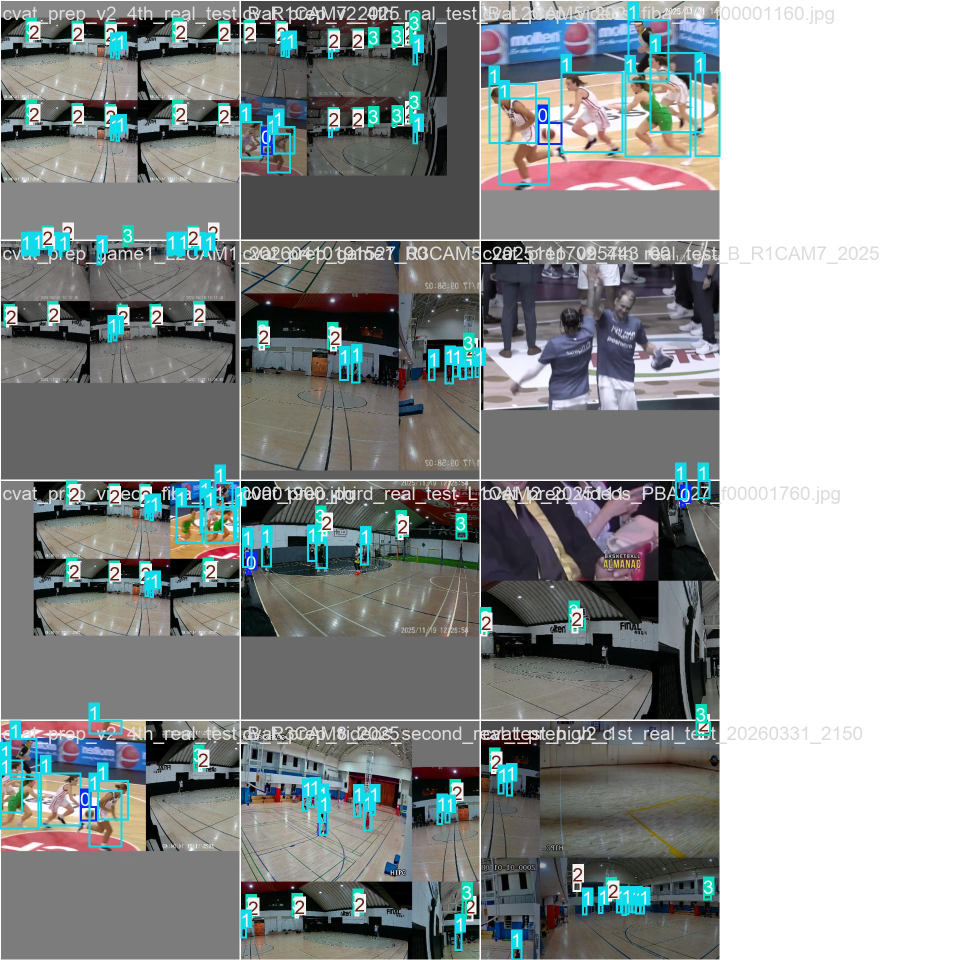
#> input picture runs/detect/bbox_v8_phase1_resume-2/train_batch0.jpg, 1920 x 1920 px (shown at 1/2 size)
$ python -i feature_matching_utils.py   (imports and definitions only)
#> lines starting #> are read from the running program, lines starting #| are printed output that depends on the picture
#> further down, picture is the input picture: shape (1920, 1920, 3); mean B, G, R 148.8, 149, 144.6
# -*- coding: utf-8 -*-
"""
COURTVIEW - AI 농구 분석 플랫폼

모듈: utils
파일: feature_matching_utils.py
설명: 특징점 검출 및 매칭 유틸리티
      - 다중 검출기 지원 (ORB, SIFT, AKAZE, BRISK)
      - 디스크립터 매칭 (BF, FLANN)
      - 비율 테스트 (Lowe's ratio) 필터링
      - 에피폴라 제약 기반 매칭 필터
      - 호모그래피 기반 인라이어 필터
      - 매칭 품질 메트릭 및 통계

작성자: SPOIN_COURTVIEW
최종 수정: 2026-03-16
버전: 1.0.0

주요 기능:
    - 4가지 특징점 검출기 통합 인터페이스 (ORB/SIFT/AKAZE/BRISK)
    - BruteForce / FLANN 매칭 전략
    - Lowe's ratio test 필터링 (default 0.75)
    - 에피폴라 제약 + 호모그래피 기반 이중 필터
    - 교차 검증 (cross-check) 매칭
    - 매칭 신뢰도 및 분포 통계
    - 순수 OpenCV + NumPy 구현

사용 예시:
    >>> from utils.feature_matching_utils import (
    ...     DetectorType, detect_keypoints,
    ...     match_descriptors, filter_matches_ratio,
    ... )
    >>> import numpy as np
    >>> image = np.random.randint(0, 255, (480, 640), dtype=np.uint8)
    >>> result = detect_keypoints(image, DetectorType.ORB)
    >>> result.num_keypoints > 0
    True
"""

from __future__ import annotations

# === 표준 라이브러리 ===
import math
from dataclasses import dataclass, field
from enum import Enum, unique

# === 서드파티 라이브러리 ===
import cv2
import numpy as np
from numpy.typing import NDArray

# === 로거 설정 ===
import logging

logger = logging.getLogger(__name__)


# =============================================================================
# 상수 정의
# =============================================================================

# 부동소수점 비교용 임계값
_EPSILON: float = 1e-10

# Lowe's ratio test 기본 임계값
DEFAULT_RATIO_THRESHOLD: float = 0.75

# 교차 검증 활성화 기본값
DEFAULT_CROSS_CHECK: bool = False

# ORB 기본 특징점 수
DEFAULT_ORB_FEATURES: int = 2000

# SIFT 기본 특징점 수
DEFAULT_SIFT_FEATURES: int = 2000

# AKAZE 기본 임계값
DEFAULT_AKAZE_THRESHOLD: float = 0.001

# BRISK 기본 임계값
DEFAULT_BRISK_THRESHOLD: int = 30

# RANSAC 호모그래피 임계값 (픽셀)
DEFAULT_HOMOGRAPHY_THRESHOLD: float = 3.0

# 에피폴라 거리 기본 임계값 (픽셀)
DEFAULT_EPIPOLAR_THRESHOLD: float = 2.0

# 최소 매칭 수 (유효 매칭 판별)
MIN_GOOD_MATCHES: int = 10

# 배치 최대 크기
_MAX_BATCH_SIZE: int = 50_000

# FLANN 인덱스 파라미터
_FLANN_INDEX_KDTREE: int = 1
_FLANN_INDEX_LSH: int = 6
_FLANN_KDTREE_TREES: int = 5
_FLANN_LSH_TABLE_NUMBER: int = 12
_FLANN_LSH_KEY_SIZE: int = 20
_FLANN_LSH_MULTI_PROBE: int = 2
_FLANN_SEARCH_CHECKS: int = 50


# =============================================================================
# Enum 정의
# =============================================================================

@unique
class DetectorType(Enum):
    """특징점 검출기 유형."""

    ORB = "orb"       # Oriented FAST and Rotated BRIEF
    SIFT = "sift"     # Scale-Invariant Feature Transform
    AKAZE = "akaze"   # Accelerated KAZE
    BRISK = "brisk"   # Binary Robust Invariant Scalable Keypoints


@unique
class MatcherType(Enum):
    """디스크립터 매칭 전략."""

    BRUTE_FORCE = "brute_force"   # 전수 비교
    FLANN = "flann"               # Fast Library for Approximate Nearest Neighbors


@unique
class DescriptorNorm(Enum):
    """디스크립터 거리 메트릭."""

    L2 = "l2"             # L2 norm (SIFT 등 float 디스크립터)
    HAMMING = "hamming"   # 해밍 거리 (ORB, BRISK 등 바이너리 디스크립터)


# =============================================================================
# 데이터 클래스
# =============================================================================

@dataclass(slots=True)
class KeypointInfo:
    """
    단일 특징점 정보.

    Attributes:
        x: x좌표 (픽셀)
        y: y좌표 (픽셀)
        size: 특징점 크기 (직경)
        angle: 방향 (도)
        response: 반응 강도
        octave: 옥타브 (스케일 레벨)
    """

    x: float
    y: float
    size: float
    angle: float
    response: float
    octave: int

    # [5 lines left out: function __repr__, not called in this run]


@dataclass(slots=True)
class DetectionResult:
    """
    특징점 검출 결과.

    Attributes:
        keypoints: OpenCV KeyPoint 목록 (cv2.KeyPoint)
        descriptors: 디스크립터 행렬 (N×D)
        detector_type: 사용된 검출기
        num_keypoints: 검출된 특징점 수
    """

    keypoints: list[cv2.KeyPoint]
    descriptors: NDArray | None
    detector_type: DetectorType
    num_keypoints: int

    # [27 lines left out: functions __repr__, get_points, get_keypoint_info, not called in this run]


@dataclass(slots=True)
class MatchPair:
    """
    단일 매칭 쌍.

    Attributes:
        query_idx: 쿼리 디스크립터 인덱스
        train_idx: 훈련 디스크립터 인덱스
        distance: 매칭 거리
        ratio: 비율 테스트 값 (best/second-best)
    """

    query_idx: int
    train_idx: int
    distance: float
    ratio: float = 0.0

    # [5 lines left out: function __repr__, not called in this run]


@dataclass(slots=True)
class MatchResult:
    """
    디스크립터 매칭 결과.

    Attributes:
        matches: 매칭 쌍 목록
        num_matches: 총 매칭 수
        matcher_type: 사용된 매칭 전략
        pts1: 매칭된 점 좌표 (쿼리 이미지)
        pts2: 매칭된 점 좌표 (훈련 이미지)
    """

    matches: list[MatchPair]
    num_matches: int
    matcher_type: MatcherType
    pts1: NDArray[np.float64]
    pts2: NDArray[np.float64]

    # [5 lines left out: function __repr__, not called in this run]


@dataclass(slots=True)
class MatchQuality:
    """
    매칭 품질 통계.

    Attributes:
        num_total: 총 매칭 수
        num_good: 좋은 매칭 수 (ratio test 통과)
        num_inliers: 인라이어 수 (기하 검증 통과)
        inlier_ratio: 인라이어 비율
        mean_distance: 평균 매칭 거리
        std_distance: 거리 표준편차
        median_distance: 거리 중앙값
        confidence: 매칭 신뢰도 (0~1)
    """

    num_total: int
    num_good: int
    num_inliers: int
    inlier_ratio: float
    mean_distance: float
    std_distance: float
    median_distance: float
    confidence: float

    # [6 lines left out: function __repr__, not called in this run]


# =============================================================================
# 내부 헬퍼 함수
# =============================================================================

def _create_detector(
    detector_type: DetectorType,
    max_features: int = DEFAULT_ORB_FEATURES,
) -> cv2.Feature2D:
    """검출기 인스턴스 생성."""
    if detector_type == DetectorType.ORB:
        return cv2.ORB_create(nfeatures=max_features)
    elif detector_type == DetectorType.SIFT:
        return cv2.SIFT_create(nfeatures=max_features)
    elif detector_type == DetectorType.AKAZE:
        return cv2.AKAZE_create(threshold=DEFAULT_AKAZE_THRESHOLD)
    elif detector_type == DetectorType.BRISK:
        return cv2.BRISK_create(thresh=DEFAULT_BRISK_THRESHOLD)
    else:
        raise ValueError(f"지원하지 않는 검출기: {detector_type}")


# [31 lines left out: functions _get_descriptor_norm, _create_bf_matcher, _create_flann_matcher, not called in this run]


def _to_gray(image: NDArray[np.uint8]) -> NDArray[np.uint8]:
    """이미지를 그레이스케일로 변환 (이미 그레이면 그대로)."""
    if image.ndim == 2:
        return image
    if image.ndim == 3 and image.shape[2] == 1:
        return image[:, :, 0]
    return cv2.cvtColor(image, cv2.COLOR_BGR2GRAY)
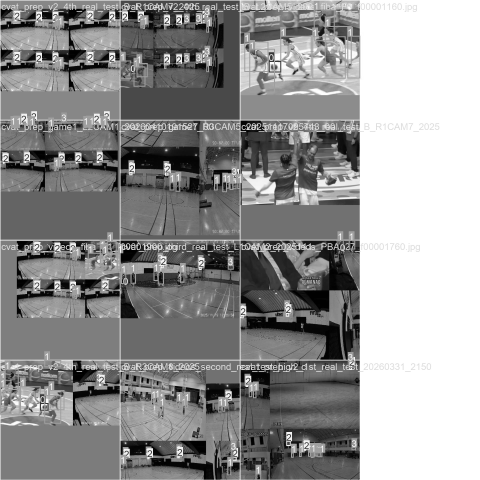
#> returned value: shape (1920, 1920) (shown at 1/4 size); min 0, max 255, mean 147.7


# [81 lines left out: functions _dmatch_to_match_pair, _compute_match_confidence, detect_keypoints, not called in this run]


def detect_keypoints_multiscale(
    image: NDArray[np.uint8],
    detector_type: DetectorType = DetectorType.ORB,
    scales: tuple[float, ...] = (0.5, 1.0, 2.0),
    max_features_per_scale: int = 1000,
) -> DetectionResult:
    """
    다중 스케일 특징점 검출.

    각 스케일에서 독립적으로 검출 후 병합 (중복 제거).

    Args:
        image: 입력 이미지
        detector_type: 검출기 유형
        scales: 스케일 팩터 튜플
        max_features_per_scale: 스케일 당 최대 특징점 수

    Returns:
        병합된 DetectionResult
    """
    gray = _to_gray(image)
    h, w = gray.shape[:2]

    all_keypoints: list[cv2.KeyPoint] = []
    all_descriptors: list[NDArray] = []

    for scale in scales:
        if scale <= 0:
            continue

        if abs(scale - 1.0) < _EPSILON:
            scaled = gray
        else:
            new_h = max(1, int(h * scale))
            new_w = max(1, int(w * scale))
            scaled = cv2.resize(gray, (new_w, new_h), interpolation=cv2.INTER_LINEAR)

        detector = _create_detector(detector_type, max_features_per_scale)
        kps, descs = detector.detectAndCompute(scaled, None)

        if kps is None or len(kps) == 0:
            continue

        # 원래 스케일로 좌표 역변환
        inv_scale = 1.0 / scale
        for kp in kps:
            kp.pt = (kp.pt[0] * inv_scale, kp.pt[1] * inv_scale)
            kp.size *= inv_scale

        all_keypoints.extend(kps)
        if descs is not None:
            all_descriptors.append(descs)
#> this loop made 3 passes
#> pass 1, in detect_keypoints_multiscale, `scaled = cv2.resize(gray, (new_w, new_h), interpolation=cv2.INTER_LINE..`:
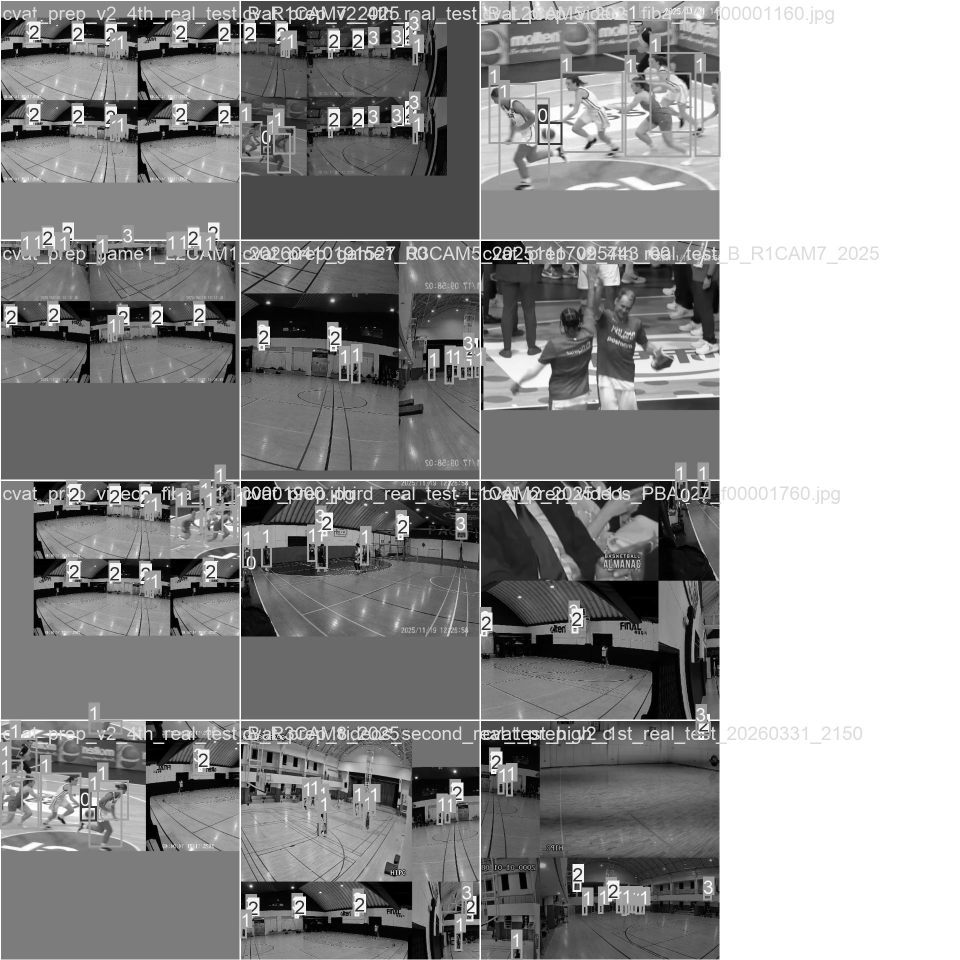
#> scaled: shape (960, 960); min 0, max 255, mean 147.8
#> after the loop, all_descriptors = 3 items; all_keypoints = 3000 keypoints; strongest (x, y, size): (538, 996, 62), (963, 483, 31), (532, 992, 62), (484, 964, 62)

    # 디스크립터 병합
    if all_descriptors:
        merged_desc = np.vstack(all_descriptors)
    else:
        merged_desc = None

    return DetectionResult(
        keypoints=all_keypoints,
        descriptors=merged_desc,
        detector_type=detector_type,
        num_keypoints=len(all_keypoints),
    )


# =============================================================================
# 디스크립터 매칭
# =============================================================================

# [544 lines left out: functions match_descriptors, filter_matches_ratio, filter_matches_symmetric, filter_matches_homography, filter_matches_epipolar, filter_matches_distance and 6 more, not called in this run]


# =============================================================================
# 모듈 Export 정의
# =============================================================================

__all__ = [
    # === 상수 ===
    "DEFAULT_RATIO_THRESHOLD",
    "DEFAULT_CROSS_CHECK",
    "DEFAULT_ORB_FEATURES",
    "DEFAULT_SIFT_FEATURES",
    "DEFAULT_AKAZE_THRESHOLD",
    "DEFAULT_BRISK_THRESHOLD",
    "DEFAULT_HOMOGRAPHY_THRESHOLD",
    "DEFAULT_EPIPOLAR_THRESHOLD",
    "MIN_GOOD_MATCHES",

    # === Enum ===
    "DetectorType",
    "MatcherType",
    "DescriptorNorm",

    # === 데이터 클래스 ===
    "KeypointInfo",
    "DetectionResult",
    "MatchPair",
    "MatchResult",
    "MatchQuality",

    # === 특징점 검출 ===
    "detect_keypoints",
    "detect_keypoints_multiscale",

    # === 디스크립터 매칭 ===
    "match_descriptors",
    "filter_matches_ratio",
    "filter_matches_symmetric",

    # === 기하학적 필터링 ===
    "filter_matches_homography",
    "filter_matches_epipolar",
    "filter_matches_distance",

    # === 통합 파이프라인 ===
    "match_images",

    # === 품질 분석 ===
    "compute_match_quality",
    "compute_descriptor_distance",
    "compute_descriptor_distance_matrix",

    # === 유틸리티 ===
    "extract_matched_points",
    "spatial_consistency_filter",
]

__version__: str = "1.0.0"

>>> import cv2
>>> picture = cv2.imread('../runs/detect/bbox_v8_phase1_resume-2/train_batch0.jpg')
>>> result = detect_keypoints_multiscale(picture)

$ run again, on runs/detect/bbox_v8_phase1_resume-2/train_batch1.jpg
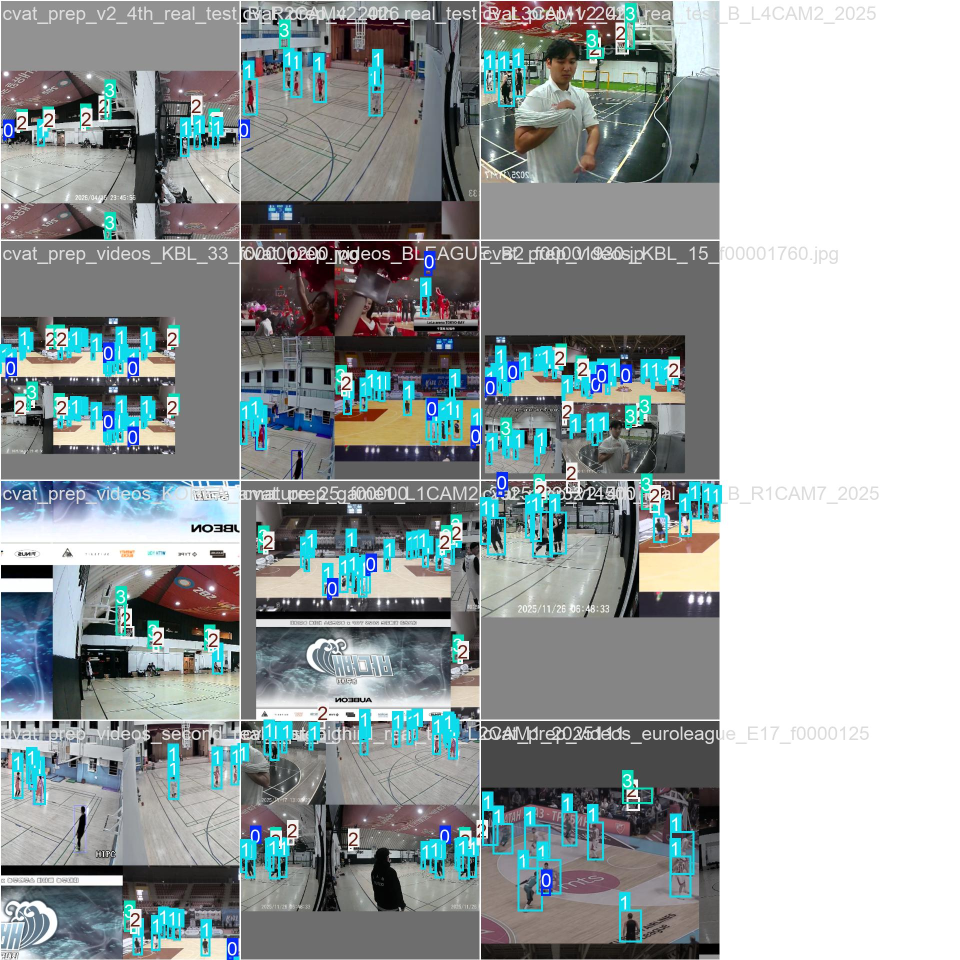
#> input picture runs/detect/bbox_v8_phase1_resume-2/train_batch1.jpg, 1920 x 1920 px (shown at 1/2 size)
#> picture is the input picture: shape (1920, 1920, 3); mean B, G, R 161.4, 160.4, 152.6
#> in _to_gray, `return cv2.cvtColor(image, cv2.COLOR_BGR2GRAY)`:
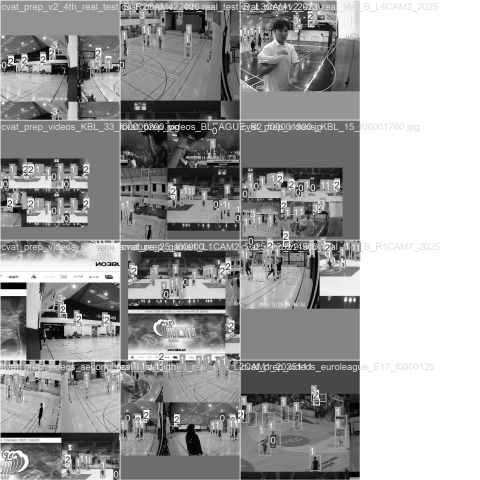
#> returned value: shape (1920, 1920) (shown at 1/4 size); min 0, max 255, mean 158.2
#> the loop in detect_keypoints_multiscale, `for scale in scales:` made 3 passes
#> pass 1, in detect_keypoints_multiscale, `scaled = cv2.resize(gray, (new_w, new_h), interpolation=cv2.INTER_LINE..`:
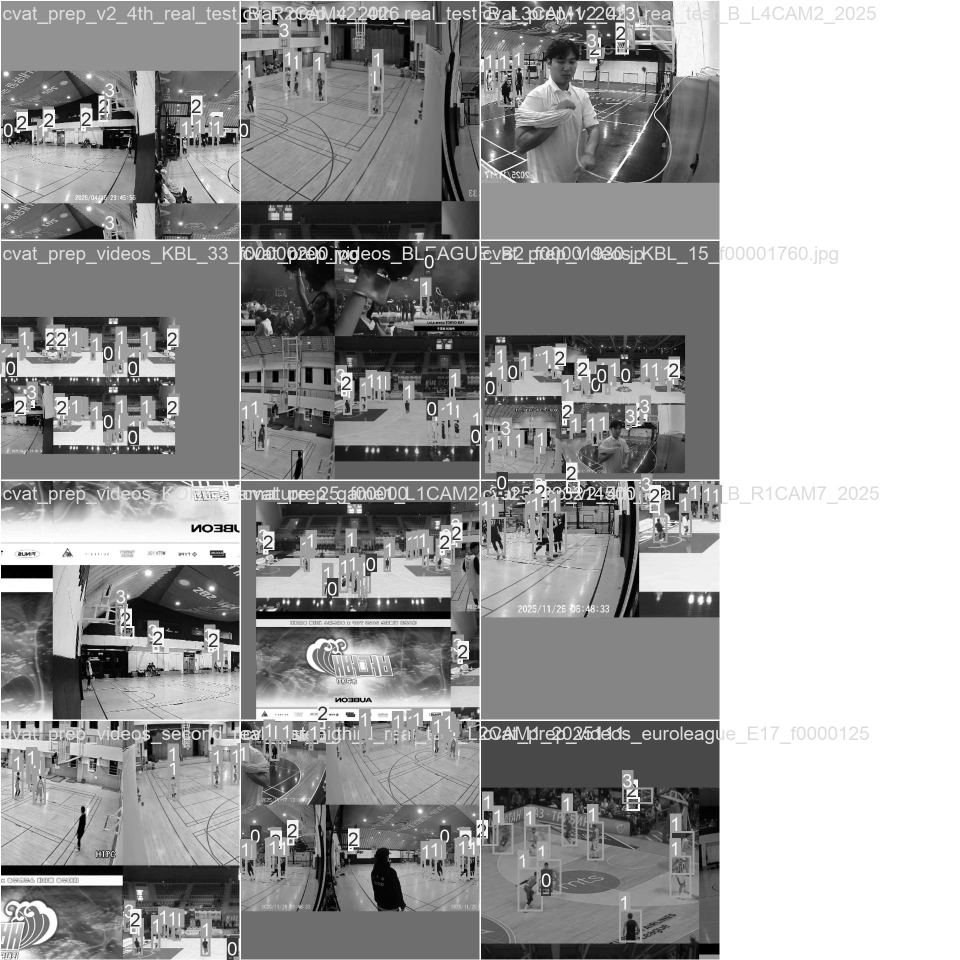
#> scaled: shape (960, 960); min 0, max 255, mean 158.3
#> after the loop in detect_keypoints_multiscale, `for scale in scales:`: all_descriptors = 3 items; all_keypoints = 3000 keypoints; strongest (x, y, size): (216, 1704, 31), (216, 1706, 31), (416, 1056, 62), (412, 1056, 62)
